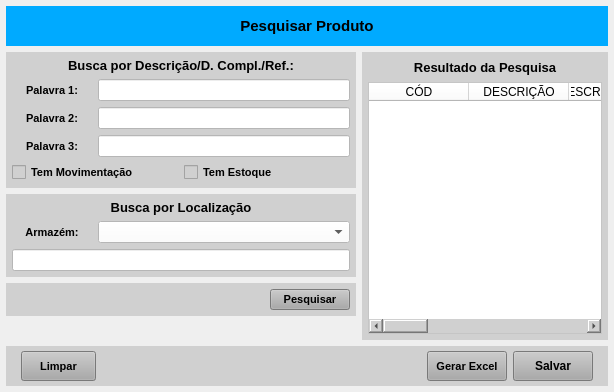
<?xml version="1.0" encoding="UTF-8"?>
<ui version="4.0">
 <class>MainWindow</class>
 <widget class="QMainWindow" name="MainWindow">
  <property name="geometry">
   <rect>
    <x>0</x>
    <y>0</y>
    <width>614</width>
    <height>392</height>
   </rect>
  </property>
  <property name="windowTitle">
   <string>Consultar Produto</string>
  </property>
  <widget class="QWidget" name="centralwidget">
   <layout class="QVBoxLayout" name="verticalLayout">
    <property name="leftMargin">
     <number>6</number>
    </property>
    <property name="topMargin">
     <number>6</number>
    </property>
    <property name="rightMargin">
     <number>6</number>
    </property>
    <property name="bottomMargin">
     <number>6</number>
    </property>
    <item>
     <widget class="QWidget" name="widget_cabecalho" native="true">
      <property name="sizePolicy">
       <sizepolicy hsizetype="Preferred" vsizetype="Fixed">
        <horstretch>0</horstretch>
        <verstretch>0</verstretch>
       </sizepolicy>
      </property>
      <property name="minimumSize">
       <size>
        <width>0</width>
        <height>40</height>
       </size>
      </property>
      <property name="maximumSize">
       <size>
        <width>16777215</width>
        <height>40</height>
       </size>
      </property>
      <property name="styleSheet">
       <string notr="true">background-color: rgb(0, 170, 255);</string>
      </property>
      <layout class="QHBoxLayout" name="horizontalLayout">
       <property name="spacing">
        <number>0</number>
       </property>
       <property name="leftMargin">
        <number>15</number>
       </property>
       <property name="topMargin">
        <number>6</number>
       </property>
       <property name="rightMargin">
        <number>15</number>
       </property>
       <property name="bottomMargin">
        <number>6</number>
       </property>
       <item>
        <widget class="QLabel" name="label_13">
         <property name="sizePolicy">
          <sizepolicy hsizetype="Minimum" vsizetype="Preferred">
           <horstretch>0</horstretch>
           <verstretch>0</verstretch>
          </sizepolicy>
         </property>
         <property name="minimumSize">
          <size>
           <width>300</width>
           <height>0</height>
          </size>
         </property>
         <property name="font">
          <font>
           <pointsize>11</pointsize>
           <weight>75</weight>
           <bold>true</bold>
          </font>
         </property>
         <property name="text">
          <string>Pesquisar Produto</string>
         </property>
         <property name="alignment">
          <set>Qt::AlignCenter</set>
         </property>
        </widget>
       </item>
      </layout>
     </widget>
    </item>
    <item>
     <widget class="QWidget" name="widget" native="true">
      <layout class="QHBoxLayout" name="horizontalLayout_2">
       <property name="leftMargin">
        <number>0</number>
       </property>
       <property name="topMargin">
        <number>0</number>
       </property>
       <property name="rightMargin">
        <number>0</number>
       </property>
       <property name="bottomMargin">
        <number>0</number>
       </property>
       <item>
        <widget class="QWidget" name="widget_3" native="true">
         <property name="minimumSize">
          <size>
           <width>350</width>
           <height>0</height>
          </size>
         </property>
         <property name="maximumSize">
          <size>
           <width>350</width>
           <height>16777215</height>
          </size>
         </property>
         <layout class="QVBoxLayout" name="verticalLayout_3">
          <property name="leftMargin">
           <number>0</number>
          </property>
          <property name="topMargin">
           <number>0</number>
          </property>
          <property name="rightMargin">
           <number>0</number>
          </property>
          <property name="bottomMargin">
           <number>0</number>
          </property>
          <item>
           <widget class="QWidget" name="widget_6" native="true">
            <property name="minimumSize">
             <size>
              <width>0</width>
              <height>0</height>
             </size>
            </property>
            <property name="maximumSize">
             <size>
              <width>16777215</width>
              <height>148</height>
             </size>
            </property>
            <property name="styleSheet">
             <string notr="true">background-color: rgb(208, 208, 208);</string>
            </property>
            <layout class="QVBoxLayout" name="verticalLayout_4">
             <property name="leftMargin">
              <number>6</number>
             </property>
             <property name="topMargin">
              <number>6</number>
             </property>
             <property name="rightMargin">
              <number>6</number>
             </property>
             <property name="bottomMargin">
              <number>6</number>
             </property>
             <item>
              <widget class="QLabel" name="label_67">
               <property name="minimumSize">
                <size>
                 <width>0</width>
                 <height>0</height>
                </size>
               </property>
               <property name="maximumSize">
                <size>
                 <width>16777215</width>
                 <height>15</height>
                </size>
               </property>
               <property name="font">
                <font>
                 <pointsize>10</pointsize>
                 <weight>75</weight>
                 <bold>true</bold>
                </font>
               </property>
               <property name="text">
                <string>Busca por Descrição/D. Compl./Ref.:</string>
               </property>
               <property name="alignment">
                <set>Qt::AlignCenter</set>
               </property>
              </widget>
             </item>
             <item>
              <widget class="QWidget" name="widget_39" native="true">
               <property name="minimumSize">
                <size>
                 <width>0</width>
                 <height>0</height>
                </size>
               </property>
               <property name="maximumSize">
                <size>
                 <width>16777215</width>
                 <height>25</height>
                </size>
               </property>
               <property name="styleSheet">
                <string notr="true"/>
               </property>
               <layout class="QHBoxLayout" name="horizontalLayout_33">
                <property name="spacing">
                 <number>6</number>
                </property>
                <property name="leftMargin">
                 <number>0</number>
                </property>
                <property name="topMargin">
                 <number>0</number>
                </property>
                <property name="rightMargin">
                 <number>0</number>
                </property>
                <property name="bottomMargin">
                 <number>0</number>
                </property>
                <item>
                 <widget class="QLabel" name="label_64">
                  <property name="minimumSize">
                   <size>
                    <width>80</width>
                    <height>0</height>
                   </size>
                  </property>
                  <property name="maximumSize">
                   <size>
                    <width>80</width>
                    <height>16777215</height>
                   </size>
                  </property>
                  <property name="font">
                   <font>
                    <pointsize>8</pointsize>
                    <weight>75</weight>
                    <bold>true</bold>
                   </font>
                  </property>
                  <property name="text">
                   <string>Palavra 1:</string>
                  </property>
                  <property name="alignment">
                   <set>Qt::AlignCenter</set>
                  </property>
                 </widget>
                </item>
                <item>
                 <widget class="QLineEdit" name="line_Descricao1">
                  <property name="sizePolicy">
                   <sizepolicy hsizetype="Preferred" vsizetype="Preferred">
                    <horstretch>0</horstretch>
                    <verstretch>0</verstretch>
                   </sizepolicy>
                  </property>
                  <property name="minimumSize">
                   <size>
                    <width>0</width>
                    <height>0</height>
                   </size>
                  </property>
                  <property name="maximumSize">
                   <size>
                    <width>16777215</width>
                    <height>16777215</height>
                   </size>
                  </property>
                  <property name="font">
                   <font>
                    <pointsize>8</pointsize>
                   </font>
                  </property>
                  <property name="styleSheet">
                   <string notr="true">background-color: rgb(255, 255, 255);</string>
                  </property>
                  <property name="alignment">
                   <set>Qt::AlignLeading|Qt::AlignLeft|Qt::AlignVCenter</set>
                  </property>
                 </widget>
                </item>
               </layout>
              </widget>
             </item>
             <item>
              <widget class="QWidget" name="widget_40" native="true">
               <property name="minimumSize">
                <size>
                 <width>0</width>
                 <height>0</height>
                </size>
               </property>
               <property name="maximumSize">
                <size>
                 <width>16777215</width>
                 <height>25</height>
                </size>
               </property>
               <property name="styleSheet">
                <string notr="true"/>
               </property>
               <layout class="QHBoxLayout" name="horizontalLayout_34">
                <property name="spacing">
                 <number>6</number>
                </property>
                <property name="leftMargin">
                 <number>0</number>
                </property>
                <property name="topMargin">
                 <number>0</number>
                </property>
                <property name="rightMargin">
                 <number>0</number>
                </property>
                <property name="bottomMargin">
                 <number>0</number>
                </property>
                <item>
                 <widget class="QLabel" name="label_65">
                  <property name="minimumSize">
                   <size>
                    <width>80</width>
                    <height>0</height>
                   </size>
                  </property>
                  <property name="maximumSize">
                   <size>
                    <width>80</width>
                    <height>16777215</height>
                   </size>
                  </property>
                  <property name="font">
                   <font>
                    <pointsize>8</pointsize>
                    <weight>75</weight>
                    <bold>true</bold>
                   </font>
                  </property>
                  <property name="text">
                   <string>Palavra 2:</string>
                  </property>
                  <property name="alignment">
                   <set>Qt::AlignCenter</set>
                  </property>
                 </widget>
                </item>
                <item>
                 <widget class="QLineEdit" name="line_Descricao2">
                  <property name="sizePolicy">
                   <sizepolicy hsizetype="Preferred" vsizetype="Preferred">
                    <horstretch>0</horstretch>
                    <verstretch>0</verstretch>
                   </sizepolicy>
                  </property>
                  <property name="minimumSize">
                   <size>
                    <width>0</width>
                    <height>0</height>
                   </size>
                  </property>
                  <property name="maximumSize">
                   <size>
                    <width>16777215</width>
                    <height>16777215</height>
                   </size>
                  </property>
                  <property name="font">
                   <font>
                    <pointsize>8</pointsize>
                   </font>
                  </property>
                  <property name="styleSheet">
                   <string notr="true">background-color: rgb(255, 255, 255);</string>
                  </property>
                  <property name="alignment">
                   <set>Qt::AlignLeading|Qt::AlignLeft|Qt::AlignVCenter</set>
                  </property>
                 </widget>
                </item>
               </layout>
              </widget>
             </item>
             <item>
              <widget class="QWidget" name="widget_42" native="true">
               <property name="minimumSize">
                <size>
                 <width>0</width>
                 <height>0</height>
                </size>
               </property>
               <property name="maximumSize">
                <size>
                 <width>16777215</width>
                 <height>25</height>
                </size>
               </property>
               <property name="styleSheet">
                <string notr="true"/>
               </property>
               <layout class="QHBoxLayout" name="horizontalLayout_36">
                <property name="spacing">
                 <number>6</number>
                </property>
                <property name="leftMargin">
                 <number>0</number>
                </property>
                <property name="topMargin">
                 <number>0</number>
                </property>
                <property name="rightMargin">
                 <number>0</number>
                </property>
                <property name="bottomMargin">
                 <number>0</number>
                </property>
                <item>
                 <widget class="QLabel" name="label_66">
                  <property name="minimumSize">
                   <size>
                    <width>80</width>
                    <height>0</height>
                   </size>
                  </property>
                  <property name="maximumSize">
                   <size>
                    <width>80</width>
                    <height>16777215</height>
                   </size>
                  </property>
                  <property name="font">
                   <font>
                    <pointsize>8</pointsize>
                    <weight>75</weight>
                    <bold>true</bold>
                   </font>
                  </property>
                  <property name="text">
                   <string>Palavra 3:</string>
                  </property>
                  <property name="alignment">
                   <set>Qt::AlignCenter</set>
                  </property>
                 </widget>
                </item>
                <item>
                 <widget class="QLineEdit" name="line_Descricao3">
                  <property name="sizePolicy">
                   <sizepolicy hsizetype="Preferred" vsizetype="Preferred">
                    <horstretch>0</horstretch>
                    <verstretch>0</verstretch>
                   </sizepolicy>
                  </property>
                  <property name="minimumSize">
                   <size>
                    <width>0</width>
                    <height>0</height>
                   </size>
                  </property>
                  <property name="maximumSize">
                   <size>
                    <width>16777215</width>
                    <height>16777215</height>
                   </size>
                  </property>
                  <property name="font">
                   <font>
                    <pointsize>8</pointsize>
                   </font>
                  </property>
                  <property name="styleSheet">
                   <string notr="true">background-color: rgb(255, 255, 255);</string>
                  </property>
                  <property name="alignment">
                   <set>Qt::AlignLeading|Qt::AlignLeft|Qt::AlignVCenter</set>
                  </property>
                 </widget>
                </item>
               </layout>
              </widget>
             </item>
             <item>
              <widget class="QWidget" name="widget_9" native="true">
               <property name="maximumSize">
                <size>
                 <width>16777215</width>
                 <height>25</height>
                </size>
               </property>
               <layout class="QHBoxLayout" name="horizontalLayout_5">
                <property name="leftMargin">
                 <number>0</number>
                </property>
                <property name="topMargin">
                 <number>0</number>
                </property>
                <property name="rightMargin">
                 <number>0</number>
                </property>
                <property name="bottomMargin">
                 <number>0</number>
                </property>
                <item>
                 <widget class="QCheckBox" name="check_Mov_Busca">
                  <property name="sizePolicy">
                   <sizepolicy hsizetype="Preferred" vsizetype="Preferred">
                    <horstretch>0</horstretch>
                    <verstretch>0</verstretch>
                   </sizepolicy>
                  </property>
                  <property name="font">
                   <font>
                    <pointsize>8</pointsize>
                    <weight>75</weight>
                    <bold>true</bold>
                   </font>
                  </property>
                  <property name="text">
                   <string>Tem Movimentação</string>
                  </property>
                  <property name="checked">
                   <bool>false</bool>
                  </property>
                 </widget>
                </item>
                <item>
                 <widget class="QCheckBox" name="check_Estoque_Busca">
                  <property name="sizePolicy">
                   <sizepolicy hsizetype="Preferred" vsizetype="Preferred">
                    <horstretch>0</horstretch>
                    <verstretch>0</verstretch>
                   </sizepolicy>
                  </property>
                  <property name="font">
                   <font>
                    <pointsize>8</pointsize>
                    <weight>75</weight>
                    <bold>true</bold>
                   </font>
                  </property>
                  <property name="text">
                   <string>Tem Estoque</string>
                  </property>
                  <property name="checked">
                   <bool>false</bool>
                  </property>
                 </widget>
                </item>
               </layout>
              </widget>
             </item>
            </layout>
           </widget>
          </item>
          <item>
           <widget class="QWidget" name="widget_8" native="true">
            <property name="minimumSize">
             <size>
              <width>0</width>
              <height>0</height>
             </size>
            </property>
            <property name="maximumSize">
             <size>
              <width>16777215</width>
              <height>100</height>
             </size>
            </property>
            <property name="styleSheet">
             <string notr="true">background-color: rgb(208, 208, 208);</string>
            </property>
            <layout class="QVBoxLayout" name="verticalLayout_7">
             <property name="leftMargin">
              <number>6</number>
             </property>
             <property name="topMargin">
              <number>6</number>
             </property>
             <property name="rightMargin">
              <number>6</number>
             </property>
             <property name="bottomMargin">
              <number>6</number>
             </property>
             <item>
              <widget class="QLabel" name="label_68">
               <property name="minimumSize">
                <size>
                 <width>0</width>
                 <height>0</height>
                </size>
               </property>
               <property name="maximumSize">
                <size>
                 <width>16777215</width>
                 <height>15</height>
                </size>
               </property>
               <property name="font">
                <font>
                 <pointsize>10</pointsize>
                 <weight>75</weight>
                 <bold>true</bold>
                </font>
               </property>
               <property name="text">
                <string>Busca por Localização</string>
               </property>
               <property name="alignment">
                <set>Qt::AlignCenter</set>
               </property>
              </widget>
             </item>
             <item>
              <widget class="QWidget" name="widget_34" native="true">
               <property name="minimumSize">
                <size>
                 <width>0</width>
                 <height>0</height>
                </size>
               </property>
               <property name="maximumSize">
                <size>
                 <width>16777215</width>
                 <height>25</height>
                </size>
               </property>
               <property name="styleSheet">
                <string notr="true"/>
               </property>
               <layout class="QHBoxLayout" name="horizontalLayout_27">
                <property name="spacing">
                 <number>6</number>
                </property>
                <property name="leftMargin">
                 <number>0</number>
                </property>
                <property name="topMargin">
                 <number>0</number>
                </property>
                <property name="rightMargin">
                 <number>0</number>
                </property>
                <property name="bottomMargin">
                 <number>0</number>
                </property>
                <item>
                 <widget class="QLabel" name="label_72">
                  <property name="minimumSize">
                   <size>
                    <width>0</width>
                    <height>0</height>
                   </size>
                  </property>
                  <property name="maximumSize">
                   <size>
                    <width>80</width>
                    <height>16777215</height>
                   </size>
                  </property>
                  <property name="font">
                   <font>
                    <pointsize>8</pointsize>
                    <weight>75</weight>
                    <bold>true</bold>
                   </font>
                  </property>
                  <property name="text">
                   <string>Armazém:</string>
                  </property>
                  <property name="alignment">
                   <set>Qt::AlignCenter</set>
                  </property>
                 </widget>
                </item>
                <item>
                 <widget class="QComboBox" name="combo_Armazem">
                  <property name="sizePolicy">
                   <sizepolicy hsizetype="Preferred" vsizetype="Preferred">
                    <horstretch>0</horstretch>
                    <verstretch>0</verstretch>
                   </sizepolicy>
                  </property>
                  <property name="minimumSize">
                   <size>
                    <width>0</width>
                    <height>0</height>
                   </size>
                  </property>
                  <property name="maximumSize">
                   <size>
                    <width>16777215</width>
                    <height>16777215</height>
                   </size>
                  </property>
                  <property name="font">
                   <font>
                    <pointsize>8</pointsize>
                   </font>
                  </property>
                  <property name="styleSheet">
                   <string notr="true">background-color: rgb(255, 255, 255);
text-align: center;</string>
                  </property>
                 </widget>
                </item>
               </layout>
              </widget>
             </item>
             <item>
              <widget class="QWidget" name="widget_43" native="true">
               <property name="minimumSize">
                <size>
                 <width>0</width>
                 <height>0</height>
                </size>
               </property>
               <property name="maximumSize">
                <size>
                 <width>16777215</width>
                 <height>25</height>
                </size>
               </property>
               <property name="styleSheet">
                <string notr="true"/>
               </property>
               <layout class="QHBoxLayout" name="horizontalLayout_35">
                <property name="spacing">
                 <number>0</number>
                </property>
                <property name="leftMargin">
                 <number>0</number>
                </property>
                <property name="topMargin">
                 <number>0</number>
                </property>
                <property name="rightMargin">
                 <number>0</number>
                </property>
                <property name="bottomMargin">
                 <number>0</number>
                </property>
                <item>
                 <widget class="QLineEdit" name="line_Local">
                  <property name="sizePolicy">
                   <sizepolicy hsizetype="Preferred" vsizetype="Preferred">
                    <horstretch>0</horstretch>
                    <verstretch>0</verstretch>
                   </sizepolicy>
                  </property>
                  <property name="minimumSize">
                   <size>
                    <width>0</width>
                    <height>0</height>
                   </size>
                  </property>
                  <property name="maximumSize">
                   <size>
                    <width>16777215</width>
                    <height>16777215</height>
                   </size>
                  </property>
                  <property name="font">
                   <font>
                    <pointsize>9</pointsize>
                   </font>
                  </property>
                  <property name="styleSheet">
                   <string notr="true">background-color: rgb(255, 255, 255);</string>
                  </property>
                  <property name="alignment">
                   <set>Qt::AlignLeading|Qt::AlignLeft|Qt::AlignVCenter</set>
                  </property>
                 </widget>
                </item>
               </layout>
              </widget>
             </item>
            </layout>
           </widget>
          </item>
          <item>
           <widget class="QWidget" name="widget_7" native="true">
            <property name="minimumSize">
             <size>
              <width>0</width>
              <height>0</height>
             </size>
            </property>
            <property name="maximumSize">
             <size>
              <width>16777215</width>
              <height>35</height>
             </size>
            </property>
            <property name="styleSheet">
             <string notr="true">background-color: rgb(208, 208, 208);</string>
            </property>
            <layout class="QHBoxLayout" name="horizontalLayout_4">
             <property name="leftMargin">
              <number>6</number>
             </property>
             <property name="topMargin">
              <number>6</number>
             </property>
             <property name="rightMargin">
              <number>6</number>
             </property>
             <property name="bottomMargin">
              <number>6</number>
             </property>
             <item>
              <widget class="QLabel" name="label">
               <property name="text">
                <string/>
               </property>
              </widget>
             </item>
             <item>
              <widget class="QPushButton" name="btn_Buscar">
               <property name="sizePolicy">
                <sizepolicy hsizetype="Fixed" vsizetype="Preferred">
                 <horstretch>0</horstretch>
                 <verstretch>0</verstretch>
                </sizepolicy>
               </property>
               <property name="maximumSize">
                <size>
                 <width>80</width>
                 <height>16777215</height>
                </size>
               </property>
               <property name="font">
                <font>
                 <pointsize>8</pointsize>
                 <weight>75</weight>
                 <bold>true</bold>
                </font>
               </property>
               <property name="cursor">
                <cursorShape>PointingHandCursor</cursorShape>
               </property>
               <property name="styleSheet">
                <string notr="true">background-color: rgb(170, 170, 170);</string>
               </property>
               <property name="text">
                <string>Pesquisar</string>
               </property>
              </widget>
             </item>
            </layout>
           </widget>
          </item>
          <item>
           <widget class="QWidget" name="widget_5" native="true"/>
          </item>
         </layout>
        </widget>
       </item>
       <item>
        <widget class="QWidget" name="widget_4" native="true">
         <property name="styleSheet">
          <string notr="true">background-color: rgb(208, 208, 208);</string>
         </property>
         <layout class="QVBoxLayout" name="verticalLayout_2">
          <property name="leftMargin">
           <number>6</number>
          </property>
          <property name="topMargin">
           <number>6</number>
          </property>
          <property name="rightMargin">
           <number>6</number>
          </property>
          <property name="bottomMargin">
           <number>6</number>
          </property>
          <item>
           <widget class="QLabel" name="label_Titulo">
            <property name="maximumSize">
             <size>
              <width>16777215</width>
              <height>18</height>
             </size>
            </property>
            <property name="font">
             <font>
              <pointsize>10</pointsize>
              <weight>75</weight>
              <bold>true</bold>
             </font>
            </property>
            <property name="text">
             <string>Resultado da Pesquisa</string>
            </property>
            <property name="alignment">
             <set>Qt::AlignCenter</set>
            </property>
           </widget>
          </item>
          <item>
           <widget class="QTableWidget" name="table_Resultado">
            <property name="sizePolicy">
             <sizepolicy hsizetype="Preferred" vsizetype="Preferred">
              <horstretch>0</horstretch>
              <verstretch>0</verstretch>
             </sizepolicy>
            </property>
            <property name="font">
             <font>
              <pointsize>8</pointsize>
             </font>
            </property>
            <property name="styleSheet">
             <string notr="true">background-color: rgb(255, 255, 255);</string>
            </property>
            <column>
             <property name="text">
              <string>CÓD</string>
             </property>
            </column>
            <column>
             <property name="text">
              <string>DESCRIÇÃO</string>
             </property>
            </column>
            <column>
             <property name="text">
              <string>DESCRIÇÃO COMPL.</string>
             </property>
            </column>
            <column>
             <property name="text">
              <string>REFERÊNCIA</string>
             </property>
            </column>
            <column>
             <property name="text">
              <string>UM</string>
             </property>
            </column>
            <column>
             <property name="text">
              <string>SALDO</string>
             </property>
            </column>
            <column>
             <property name="text">
              <string>LOCAL</string>
             </property>
            </column>
            <column>
             <property name="text">
              <string>ARMAZEM</string>
             </property>
            </column>
            <column>
             <property name="text">
              <string>NCM</string>
             </property>
            </column>
           </widget>
          </item>
         </layout>
        </widget>
       </item>
      </layout>
     </widget>
    </item>
    <item>
     <widget class="QWidget" name="widget_2" native="true">
      <property name="minimumSize">
       <size>
        <width>0</width>
        <height>40</height>
       </size>
      </property>
      <property name="maximumSize">
       <size>
        <width>16777215</width>
        <height>40</height>
       </size>
      </property>
      <property name="styleSheet">
       <string notr="true">background-color: rgb(208, 208, 208);</string>
      </property>
      <layout class="QHBoxLayout" name="horizontalLayout_3">
       <property name="leftMargin">
        <number>15</number>
       </property>
       <property name="topMargin">
        <number>5</number>
       </property>
       <property name="rightMargin">
        <number>15</number>
       </property>
       <property name="bottomMargin">
        <number>5</number>
       </property>
       <item>
        <widget class="QPushButton" name="btn_Limpar">
         <property name="sizePolicy">
          <sizepolicy hsizetype="Fixed" vsizetype="Preferred">
           <horstretch>0</horstretch>
           <verstretch>0</verstretch>
          </sizepolicy>
         </property>
         <property name="maximumSize">
          <size>
           <width>75</width>
           <height>16777215</height>
          </size>
         </property>
         <property name="font">
          <font>
           <pointsize>8</pointsize>
           <weight>75</weight>
           <bold>true</bold>
          </font>
         </property>
         <property name="cursor">
          <cursorShape>PointingHandCursor</cursorShape>
         </property>
         <property name="layoutDirection">
          <enum>Qt::LeftToRight</enum>
         </property>
         <property name="autoFillBackground">
          <bool>false</bool>
         </property>
         <property name="styleSheet">
          <string notr="true">background-color: rgb(170, 170, 170);</string>
         </property>
         <property name="text">
          <string>Limpar</string>
         </property>
         <property name="checkable">
          <bool>false</bool>
         </property>
         <property name="autoDefault">
          <bool>false</bool>
         </property>
         <property name="default">
          <bool>false</bool>
         </property>
         <property name="flat">
          <bool>false</bool>
         </property>
        </widget>
       </item>
       <item>
        <widget class="QLabel" name="label_40">
         <property name="text">
          <string/>
         </property>
        </widget>
       </item>
       <item>
        <widget class="QLabel" name="label_Excel">
         <property name="font">
          <font>
           <pointsize>9</pointsize>
           <weight>75</weight>
           <bold>true</bold>
          </font>
         </property>
         <property name="text">
          <string/>
         </property>
         <property name="alignment">
          <set>Qt::AlignRight|Qt::AlignTrailing|Qt::AlignVCenter</set>
         </property>
        </widget>
       </item>
       <item>
        <widget class="QPushButton" name="btn_Excel">
         <property name="sizePolicy">
          <sizepolicy hsizetype="Fixed" vsizetype="Preferred">
           <horstretch>0</horstretch>
           <verstretch>0</verstretch>
          </sizepolicy>
         </property>
         <property name="maximumSize">
          <size>
           <width>80</width>
           <height>16777215</height>
          </size>
         </property>
         <property name="font">
          <font>
           <pointsize>8</pointsize>
           <weight>75</weight>
           <bold>true</bold>
          </font>
         </property>
         <property name="cursor">
          <cursorShape>PointingHandCursor</cursorShape>
         </property>
         <property name="styleSheet">
          <string notr="true">background-color: rgb(170, 170, 170);</string>
         </property>
         <property name="text">
          <string>Gerar Excel</string>
         </property>
        </widget>
       </item>
       <item>
        <widget class="QPushButton" name="btn_Salvar">
         <property name="sizePolicy">
          <sizepolicy hsizetype="Fixed" vsizetype="Preferred">
           <horstretch>0</horstretch>
           <verstretch>0</verstretch>
          </sizepolicy>
         </property>
         <property name="maximumSize">
          <size>
           <width>80</width>
           <height>16777215</height>
          </size>
         </property>
         <property name="font">
          <font>
           <pointsize>9</pointsize>
           <weight>75</weight>
           <bold>true</bold>
          </font>
         </property>
         <property name="cursor">
          <cursorShape>PointingHandCursor</cursorShape>
         </property>
         <property name="styleSheet">
          <string notr="true">background-color: rgb(170, 170, 170);</string>
         </property>
         <property name="text">
          <string>Salvar</string>
         </property>
        </widget>
       </item>
      </layout>
     </widget>
    </item>
   </layout>
  </widget>
 </widget>
 <resources/>
 <connections/>
</ui>
